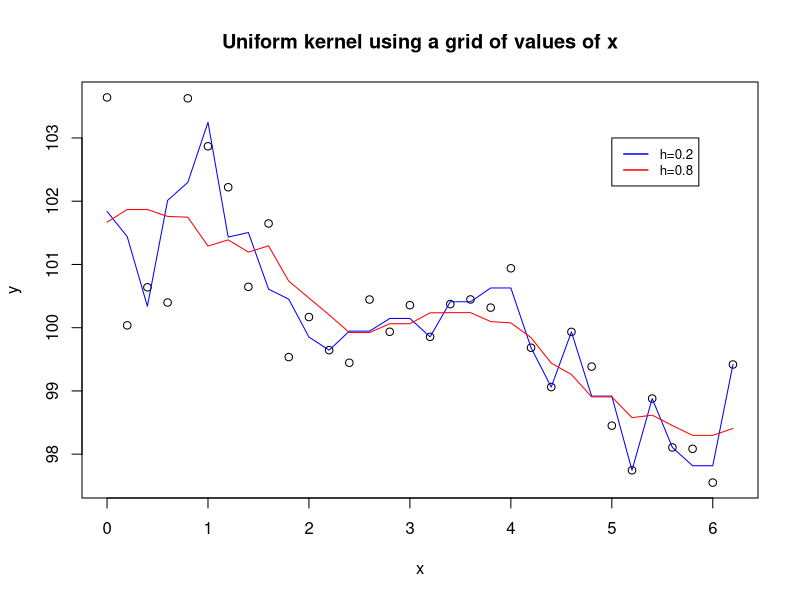

Source code (R):
# CODE1102
rm(list=ls()) # CLEAR WORKSPACE
set.seed(195021)
x<-seq(from=0, to=2*pi,by=0.2)
f0<-function(x){ 100+sin(2*x)+cos(x/2) }
R2<-2/3
y<-f0(x)+rnorm(n=length(x),sd=sqrt(var(f0(x))*(1-R2)/R2))
d <- as.matrix(dist(x))
h <- 0.2
d2 <- ifelse(d <= h,1,0)
div <- apply(d2,1,sum)
rx <- d2%*%y/div


plot(y~x,main='Uniform kernel using a grid of values of x')
lines(x,rx,col="blue")
h <- 0.8
d2 <- ifelse(d <= h,1,0)
div <- apply(d2,1,sum)
rx <- d2%*%y/div
lines(x,rx,col="red")
legend(5, 103, legend=c("h=0.2", "h=0.8"),
       col=c("blue","red"),lty=1:1, lwd=c(1.5,1.5), cex=0.8)
